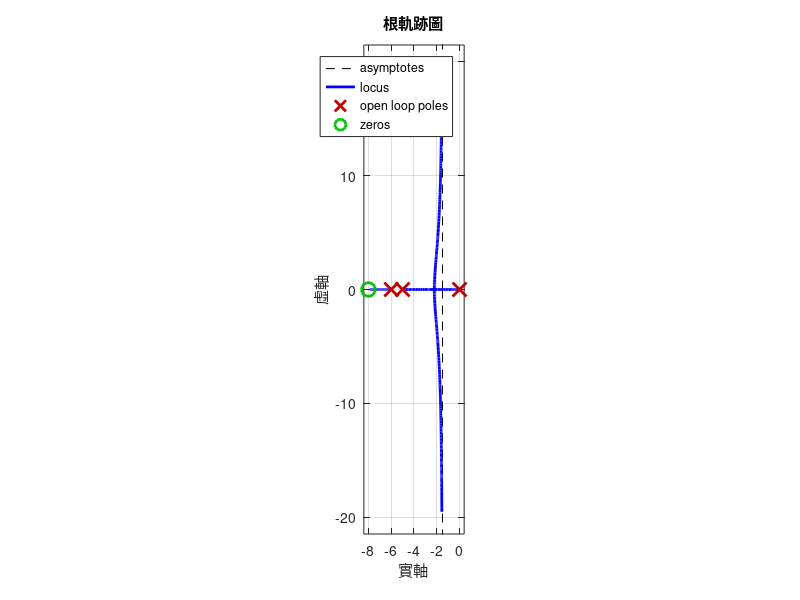

This figure's MATLAB source:
% 分子：K(s+8) -> [K 8K]
num = [1 8]; 

% 分母：s(s+5)(s+6) = s(s^2 + 11s + 30) = s^3 + 11s^2 + 30s
den = [1 11 30 0]; 

sys = tf(num, den);

figure;
rlocus(sys);
title('根軌跡圖');
xlabel('實軸');
ylabel('虛軸');
grid on;
axis equal;